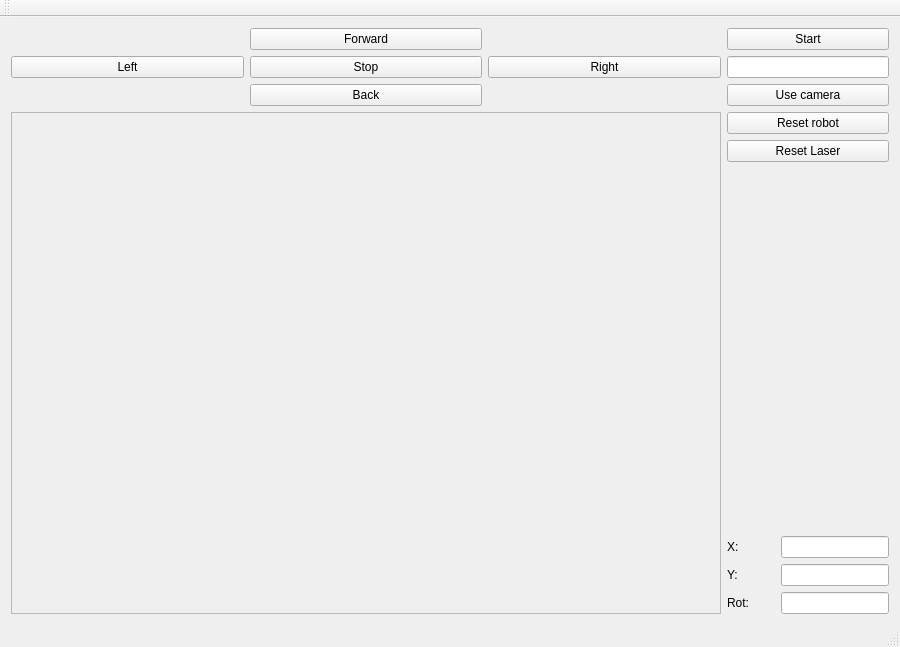
<?xml version="1.0" encoding="UTF-8"?>
<ui version="4.0">
 <class>MainWindow</class>
 <widget class="QMainWindow" name="MainWindow">
  <property name="geometry">
   <rect>
    <x>0</x>
    <y>0</y>
    <width>900</width>
    <height>647</height>
   </rect>
  </property>
  <property name="windowTitle">
   <string>MainWindow</string>
  </property>
  <widget class="QWidget" name="centralWidget">
   <layout class="QGridLayout" name="gridLayout">
    <item row="1" column="1">
     <layout class="QVBoxLayout" name="verticalLayout">
      <item>
       <widget class="QPushButton" name="pushButton_9">
        <property name="sizePolicy">
         <sizepolicy hsizetype="Fixed" vsizetype="Fixed">
          <horstretch>0</horstretch>
          <verstretch>0</verstretch>
         </sizepolicy>
        </property>
        <property name="minimumSize">
         <size>
          <width>162</width>
          <height>0</height>
         </size>
        </property>
        <property name="text">
         <string>Start</string>
        </property>
       </widget>
      </item>
      <item>
       <widget class="QLineEdit" name="lineEdit">
        <property name="sizePolicy">
         <sizepolicy hsizetype="Fixed" vsizetype="Fixed">
          <horstretch>0</horstretch>
          <verstretch>0</verstretch>
         </sizepolicy>
        </property>
        <property name="minimumSize">
         <size>
          <width>162</width>
          <height>0</height>
         </size>
        </property>
       </widget>
      </item>
      <item>
       <widget class="QPushButton" name="pushButton">
        <property name="sizePolicy">
         <sizepolicy hsizetype="Fixed" vsizetype="Fixed">
          <horstretch>0</horstretch>
          <verstretch>0</verstretch>
         </sizepolicy>
        </property>
        <property name="minimumSize">
         <size>
          <width>162</width>
          <height>0</height>
         </size>
        </property>
        <property name="text">
         <string>Use camera</string>
        </property>
       </widget>
      </item>
     </layout>
    </item>
    <item row="1" column="0">
     <layout class="QGridLayout" name="gridLayout_2">
      <item row="2" column="1">
       <widget class="QPushButton" name="pushButton_3">
        <property name="sizePolicy">
         <sizepolicy hsizetype="Expanding" vsizetype="Fixed">
          <horstretch>0</horstretch>
          <verstretch>0</verstretch>
         </sizepolicy>
        </property>
        <property name="text">
         <string>Back</string>
        </property>
       </widget>
      </item>
      <item row="1" column="0">
       <widget class="QPushButton" name="pushButton_6">
        <property name="sizePolicy">
         <sizepolicy hsizetype="Expanding" vsizetype="Fixed">
          <horstretch>0</horstretch>
          <verstretch>0</verstretch>
         </sizepolicy>
        </property>
        <property name="text">
         <string>Left</string>
        </property>
       </widget>
      </item>
      <item row="1" column="1">
       <widget class="QPushButton" name="pushButton_4">
        <property name="sizePolicy">
         <sizepolicy hsizetype="Expanding" vsizetype="Fixed">
          <horstretch>0</horstretch>
          <verstretch>0</verstretch>
         </sizepolicy>
        </property>
        <property name="text">
         <string>Stop</string>
        </property>
       </widget>
      </item>
      <item row="0" column="1">
       <widget class="QPushButton" name="pushButton_2">
        <property name="sizePolicy">
         <sizepolicy hsizetype="Expanding" vsizetype="Fixed">
          <horstretch>0</horstretch>
          <verstretch>0</verstretch>
         </sizepolicy>
        </property>
        <property name="text">
         <string>Forward</string>
        </property>
       </widget>
      </item>
      <item row="1" column="2">
       <widget class="QPushButton" name="pushButton_5">
        <property name="sizePolicy">
         <sizepolicy hsizetype="Expanding" vsizetype="Fixed">
          <horstretch>0</horstretch>
          <verstretch>0</verstretch>
         </sizepolicy>
        </property>
        <property name="text">
         <string>Right</string>
        </property>
       </widget>
      </item>
     </layout>
    </item>
    <item row="2" column="1">
     <layout class="QVBoxLayout" name="verticalLayout_2">
      <item>
       <widget class="QPushButton" name="pushButton_8">
        <property name="sizePolicy">
         <sizepolicy hsizetype="Fixed" vsizetype="Fixed">
          <horstretch>0</horstretch>
          <verstretch>0</verstretch>
         </sizepolicy>
        </property>
        <property name="minimumSize">
         <size>
          <width>162</width>
          <height>0</height>
         </size>
        </property>
        <property name="text">
         <string>Reset robot</string>
        </property>
       </widget>
      </item>
      <item>
       <widget class="QPushButton" name="pushButton_7">
        <property name="sizePolicy">
         <sizepolicy hsizetype="Fixed" vsizetype="Fixed">
          <horstretch>0</horstretch>
          <verstretch>0</verstretch>
         </sizepolicy>
        </property>
        <property name="minimumSize">
         <size>
          <width>162</width>
          <height>0</height>
         </size>
        </property>
        <property name="text">
         <string>Reset Laser</string>
        </property>
       </widget>
      </item>
      <item>
       <spacer name="verticalSpacer">
        <property name="orientation">
         <enum>Qt::Vertical</enum>
        </property>
        <property name="sizeHint" stdset="0">
         <size>
          <width>20</width>
          <height>40</height>
         </size>
        </property>
       </spacer>
      </item>
      <item>
       <layout class="QGridLayout" name="gridLayout_3">
        <item row="0" column="0">
         <widget class="QLabel" name="label">
          <property name="text">
           <string>X:</string>
          </property>
         </widget>
        </item>
        <item row="2" column="0">
         <widget class="QLabel" name="label_3">
          <property name="text">
           <string>Rot:</string>
          </property>
         </widget>
        </item>
        <item row="1" column="0">
         <widget class="QLabel" name="label_2">
          <property name="text">
           <string>Y:</string>
          </property>
         </widget>
        </item>
        <item row="0" column="1">
         <widget class="QLineEdit" name="lineEdit_2">
          <property name="sizePolicy">
           <sizepolicy hsizetype="Fixed" vsizetype="Fixed">
            <horstretch>0</horstretch>
            <verstretch>0</verstretch>
           </sizepolicy>
          </property>
          <property name="focusPolicy">
           <enum>Qt::NoFocus</enum>
          </property>
          <property name="readOnly">
           <bool>true</bool>
          </property>
         </widget>
        </item>
        <item row="1" column="1">
         <widget class="QLineEdit" name="lineEdit_3">
          <property name="sizePolicy">
           <sizepolicy hsizetype="Fixed" vsizetype="Fixed">
            <horstretch>0</horstretch>
            <verstretch>0</verstretch>
           </sizepolicy>
          </property>
          <property name="focusPolicy">
           <enum>Qt::NoFocus</enum>
          </property>
          <property name="readOnly">
           <bool>true</bool>
          </property>
         </widget>
        </item>
        <item row="2" column="1">
         <widget class="QLineEdit" name="lineEdit_4">
          <property name="sizePolicy">
           <sizepolicy hsizetype="Fixed" vsizetype="Fixed">
            <horstretch>0</horstretch>
            <verstretch>0</verstretch>
           </sizepolicy>
          </property>
          <property name="focusPolicy">
           <enum>Qt::NoFocus</enum>
          </property>
          <property name="readOnly">
           <bool>true</bool>
          </property>
         </widget>
        </item>
       </layout>
      </item>
     </layout>
    </item>
    <item row="2" column="0">
     <widget class="QFrame" name="frame">
      <property name="sizePolicy">
       <sizepolicy hsizetype="MinimumExpanding" vsizetype="Expanding">
        <horstretch>0</horstretch>
        <verstretch>0</verstretch>
       </sizepolicy>
      </property>
      <property name="minimumSize">
       <size>
        <width>600</width>
        <height>450</height>
       </size>
      </property>
      <property name="frameShape">
       <enum>QFrame::StyledPanel</enum>
      </property>
      <property name="frameShadow">
       <enum>QFrame::Raised</enum>
      </property>
     </widget>
    </item>
   </layout>
  </widget>
  <widget class="QMenuBar" name="menuBar">
   <property name="geometry">
    <rect>
     <x>0</x>
     <y>0</y>
     <width>900</width>
     <height>26</height>
    </rect>
   </property>
  </widget>
  <widget class="QToolBar" name="mainToolBar">
   <attribute name="toolBarArea">
    <enum>TopToolBarArea</enum>
   </attribute>
   <attribute name="toolBarBreak">
    <bool>false</bool>
   </attribute>
  </widget>
  <widget class="QStatusBar" name="statusBar"/>
 </widget>
 <layoutdefault spacing="6" margin="11"/>
 <resources/>
 <connections/>
</ui>
